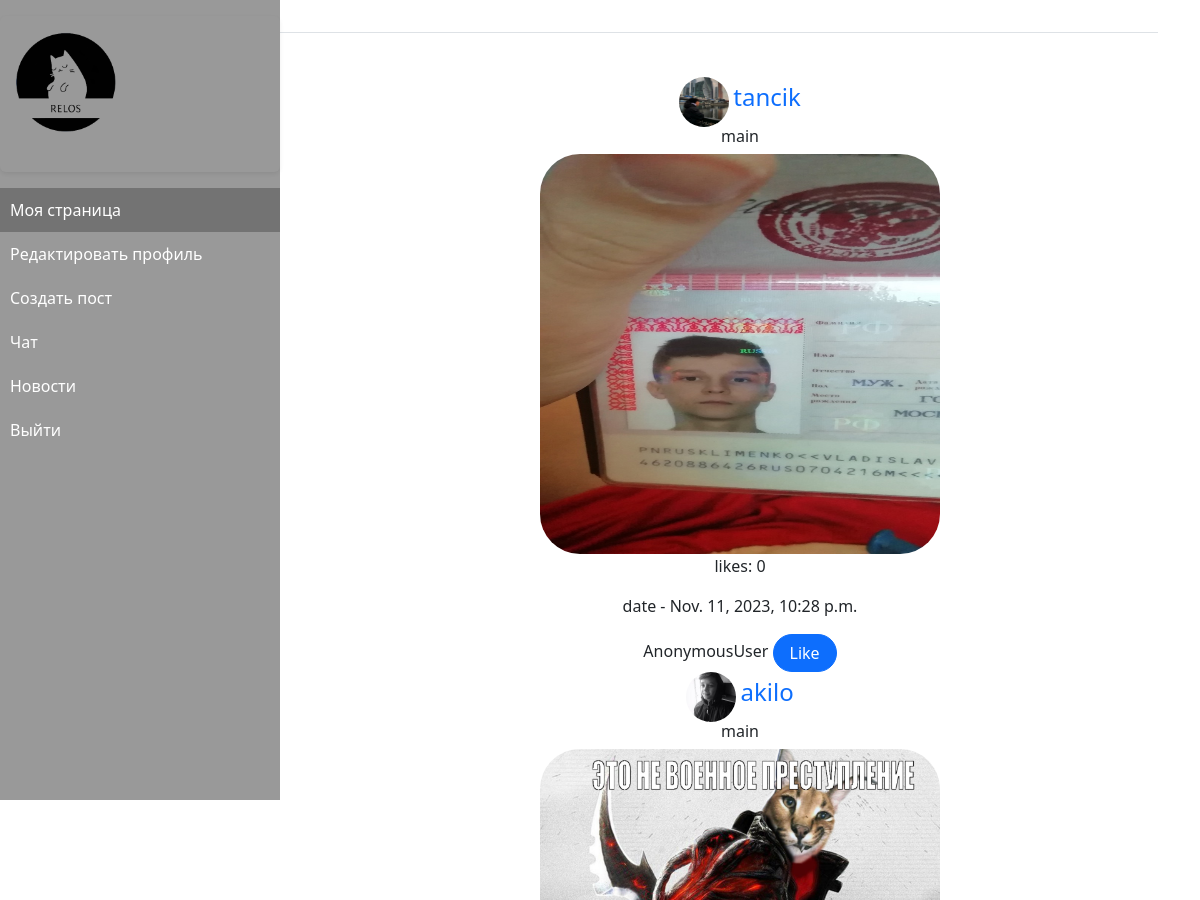
Before: /profile/akilo/news/ (upper part) with the older database file.
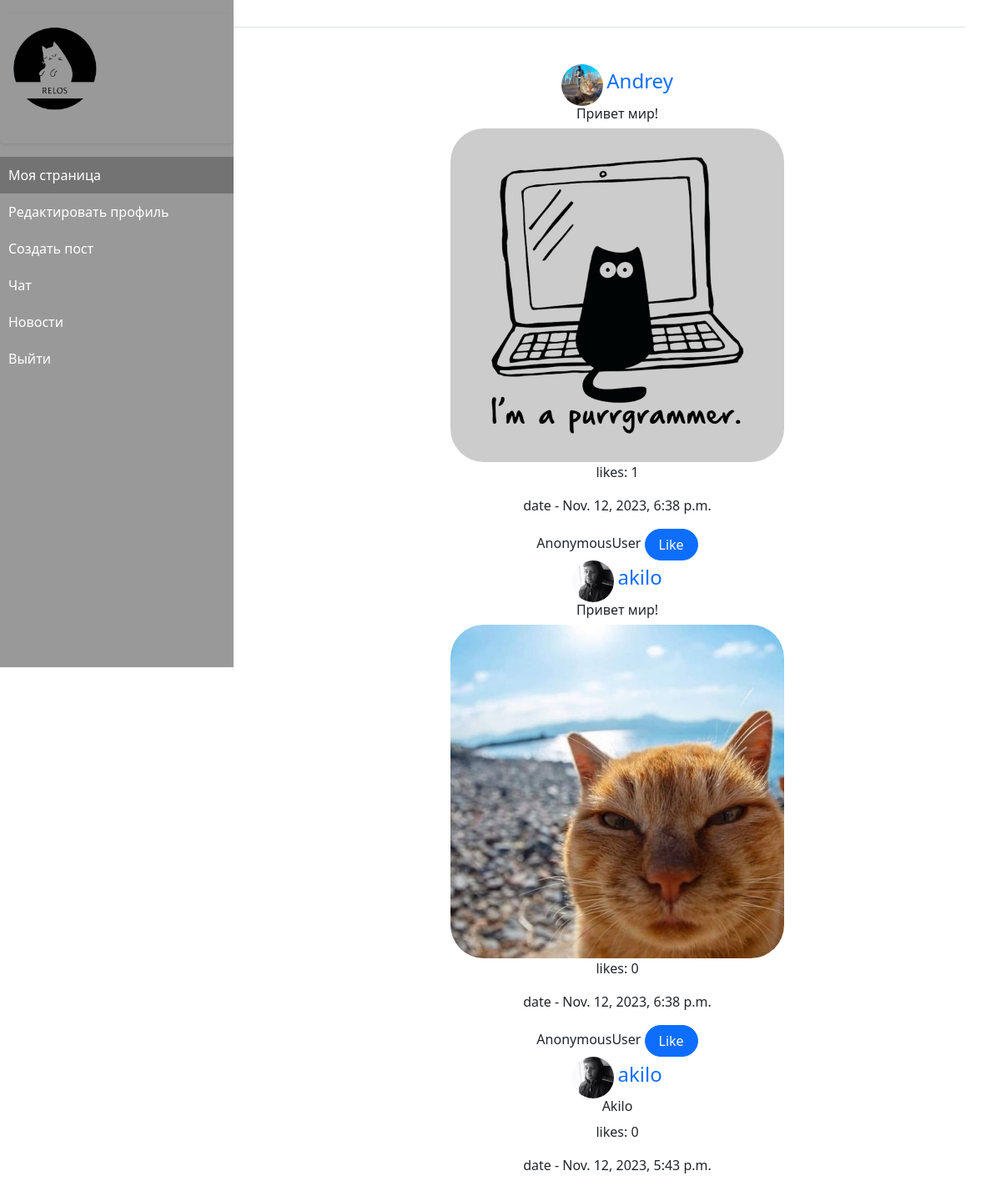
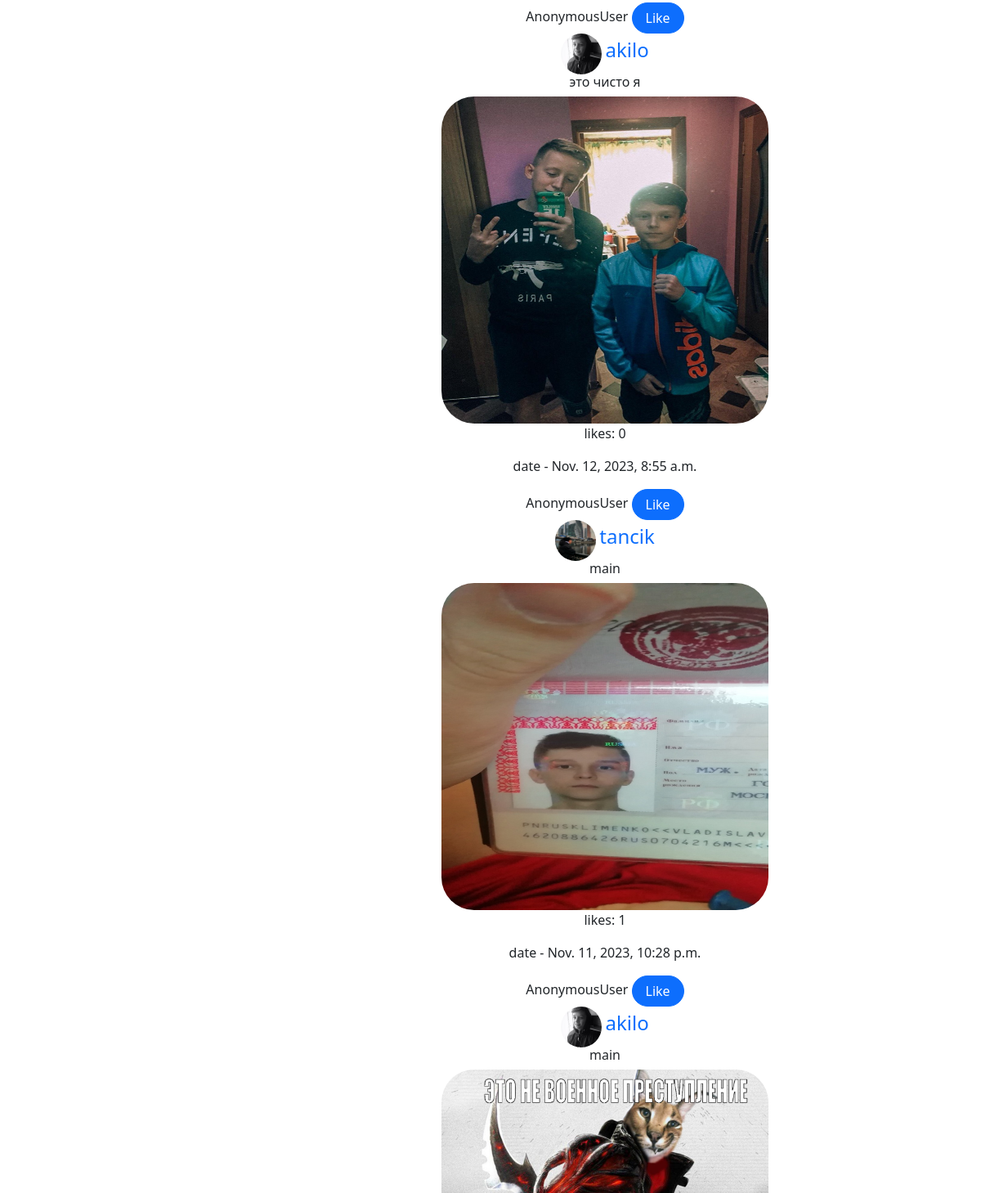
After: the same page with the newer database file (2 pictures, top to bottom).
### profiles/models.py (models this page shows, shortened)
class UserProfile(models.Model):
    user = models.ForeignKey(User, on_delete=models.CASCADE)
    image = models.ImageField(upload_to='images/', blank=True, null=True)
    years = models.IntegerField(default=18)
    city = models.CharField(max_length=100, default='Не указано')
    status = models.CharField(max_length=100, default='Не указано')
    about_user = models.TextField(default='Не указано')
    friends = models.ManyToManyField(User, related_name='friends', blank=True)
    subscribers = models.ManyToManyField(User, related_name='subscribers', blank=True)
    subscriptions = models.ManyToManyField(User, related_name='subscriptions', blank=True)

class BlogUser(models.Model):
    user = models.ForeignKey(User, on_delete=models.CASCADE)
    title = models.CharField(max_length=100)
    likes = models.IntegerField(default=0)
    date = models.DateTimeField(auto_now_add=True)
    image = models.ImageField(upload_to='images/')
    liked_users = models.ManyToManyField(User, related_name='liked_posts', blank=True)

### profiles/views.py (the view)
# urls.py: path('<str:username>/news/', views.news_list, name='news'),
def news_list(request, username):
    user_info = UserProfile.objects.all()
    news = BlogUser.objects.all().order_by('-date')
    return render(request, 'profile/news.html', {'news': news, 'user_info': user_info})

### relog/context_processors.py (called while the page is built)
def menu(request):
    menus = Menu.objects.order_by('order_by')
    return {'menus': menus}

### templates/profile/news.html (shortened to what this page needs)
  {% extends 'base_profile.html' %}
  {% block content %}
  {% for new in news %}
    <div class="text-center">
        {% for user in user_info %}
            {% if user.user == new.user %}
                <a href="/profile/{{ new.user }}/" class="align-items-center mb-3 mb-md-0 me-md-auto link-body-emphasis text-decoration-none">
                    <img src="{{ user.image.url }}" alt="Post Image" width="50" height="50" style="border-radius: 50%;">
                    <span class="fs-4">{{ new.user }}</span>
                </a>
            {% endif %}
        {% endfor %}
        <h6>{{ new.title }}</h6>
        {% if new.image %}
            <img src="{{ new.image.url }}" alt="Post Image" width="400" height="400" style="border-radius: 10%;">
        {% endif %}
        <p>likes: {{ new.likes }}</p>
        <p>date - {{ new.date }}</p>
        <form method="post" action="{% url 'handle_like' username=request.user %}">
            {{ request.user}}
            {% if user in new.liked_users.all %}
                <button type="submit" name="action" value="unlike" class="btn btn-primary rounded-pill px-3">Unlike</button>
            {% else %}
                <button type="submit" name="action" value="like" class="btn btn-primary rounded-pill px-3">Like</button>
            {% endif %}
        </form>
    </div>
  {% endfor %}
  {% endblock %}

Changed rows visible on the page:
added BlogUser: user "Andrey", title "Привет мир!", image (picture), likes "1", date "Nov. 12, 2023, 6:38 p.m.", user "AnonymousUser", shows "Like"
added UserProfile: image (picture), shown under "Привет мир!"
added BlogUser: user "akilo", title "Привет мир!", image (picture), likes "0", date "Nov. 12, 2023, 6:38 p.m.", user "AnonymousUser", shows "Like", UserProfile (image (picture))
added BlogUser: user "akilo", title "Akilo", likes "0", date "Nov. 12, 2023, 5:43 p.m.", user "AnonymousUser", shows "Like", UserProfile (image (picture))
added BlogUser: user "akilo", title "это чисто я", image (picture), likes "0", date "Nov. 12, 2023, 8:55 a.m.", user "AnonymousUser", shows "Like", UserProfile (image (picture))
changed BlogUser "Nov. 11, 2023, 10:28 p.m.": likes "0" → "1"
